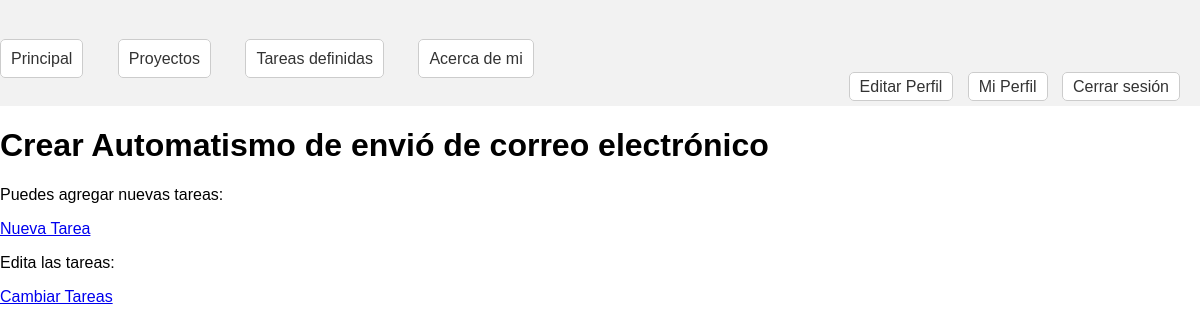
/detalle/4 (signed in), run on an earlier commit of the app's database.
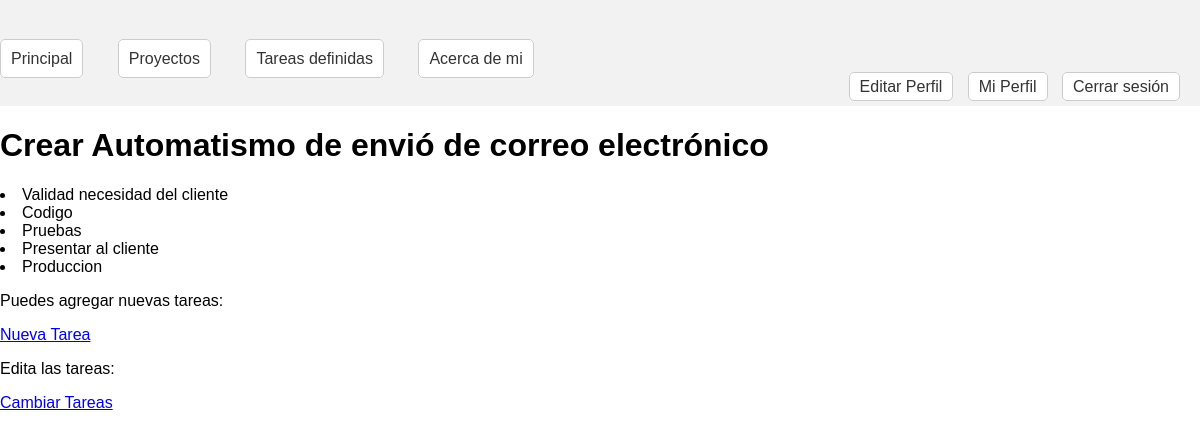
And on a later commit of the database.
### app1/models.py (models this page shows)
class Tareas(models.Model):
    titulo=models.CharField(max_length=100)
    descripcion=models.TextField()
    asociado=models.ForeignKey(Proyectos,on_delete=models.CASCADE)
    def __str__(self) -> str:
        return self.titulo

### app1/views.py (the view)
# urls.py: path('detalle/<int:id>',detalle_proyecto,name='proyecto_tarea'),
@login_required
def detalle_proyecto(requets,id):
    p=Proyectos.objects.get(id=id)
    print(p)
    a=tarea=Tareas.objects.filter(asociado=id)
    print(a)
    return render (requets,'detalle.html',{'proyecto':p,'listado':a})

### app1/models.py (called while the page is built)
    def __str__(self) -> str:
        return self.nombre

### app1/templates/detalle.html
{% extends 'herencia.html' %}
{% block dinamico %}
<h1>{{proyecto}}</h1>
{% for i in listado %}
<table>
    <li>{{i}}</li>
</table>
{% endfor %}
<p>Puedes agregar nuevas tareas:</p>
<a href="/tareanueva/">Nueva Tarea</a>
<p>Edita las tareas:</p>
<a href="/cambiotareas.html/">Cambiar Tareas</a>
{% endblock %}

What changed in the data, as far as the page shows it:
added Tareas: titulo "Validad necesidad del cliente"
added Tareas: titulo "Codigo"
added Tareas: titulo "Pruebas"
added Tareas: titulo "Presentar al cliente"
added Tareas: titulo "Produccion"
